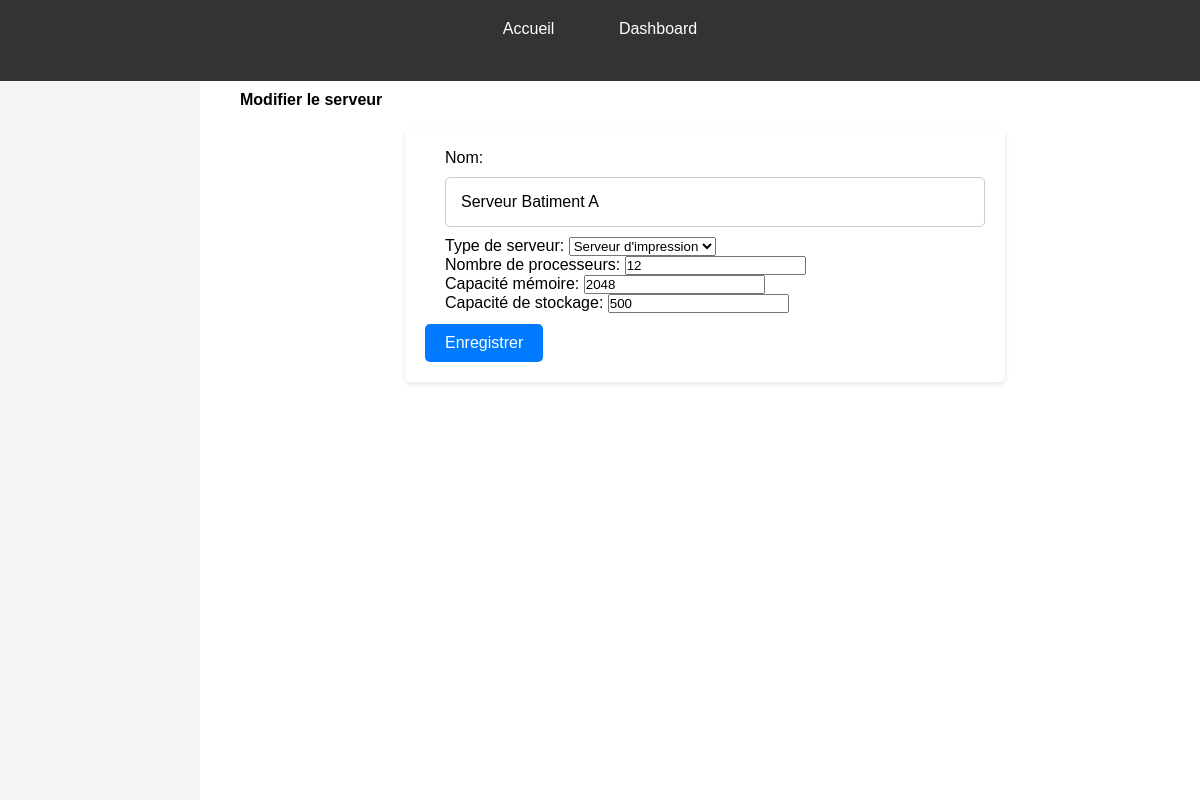
The app's page /servers/update/1/, older data.
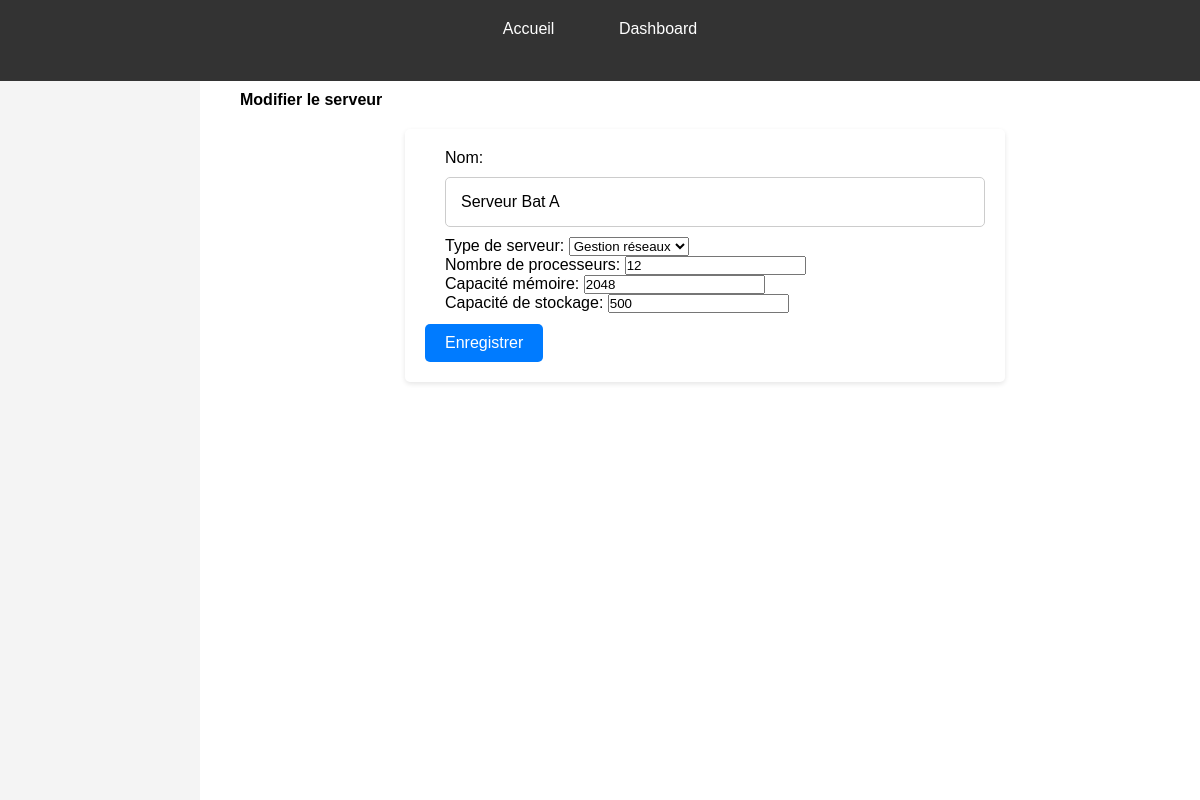
The same page, newer data.
### servops/models.py (models this page shows, shortened)
class Server(models.Model):
    name = models.CharField(max_length=200)
    server_type = models.ForeignKey(ServerType, on_delete=models.CASCADE)
    num_processors = models.IntegerField()
    memory_capacity = models.IntegerField()
    storage_capacity = models.IntegerField()
    used_storage = models.IntegerField(default=0)  # Espace utilisé en Go
    total_storage = models.IntegerField(default=0)  # Capacité totale de stockage en Go

### servops/views.py (the view)
# urls.py: path('servers/update/<int:id>/', views.UpdateServerView, name='update_server'),
def UpdateServerView(request, id):
    server = get_object_or_404(Server, id=id)
    if request.method == "POST":
        form = ServerForm(request.POST, instance=server)
        if form.is_valid():
            form.save()
            return redirect('servers_crud')
    else:
        form = ServerForm(instance=server)
    return render(request, 'servops/CRUD/CRUD_serveurs/update_serveur.html', {'form': form})

### servops/forms.py
class ServerForm(forms.ModelForm):
    name = forms.CharField(label='Nom')
    server_type = forms.ModelChoiceField(queryset=ServerType.objects.all(), label='Type de serveur')
    num_processors = forms.IntegerField(label='Nombre de processeurs')
    memory_capacity = forms.IntegerField(label='Capacité mémoire')
    storage_capacity = forms.IntegerField(label='Capacité de stockage')
    class Meta:
        model = Server
        fields = ['name', 'server_type', 'num_processors', 'memory_capacity', 'storage_capacity']

### servops/models.py (called while the page is built)
    def __str__(self):
        return self.type

### servops/templates/servops/CRUD/CRUD_serveurs/update_serveur.html (shortened to what this page needs)
{% extends 'servops/MAIN/main_dashboard.html' %}
{% block content %}
<h2>Modifier le serveur</h2>
<form method="post">
    {{ form.as_p }}
    <button type="submit">Enregistrer</button>
</form>
{% endblock %}

Row changes from the older to the newer data that the page shows:
changed Server: name "Serveur Batiment A" → "Serveur Bat A"; server_type "Serveur d'impression" → "Gestion réseaux"
